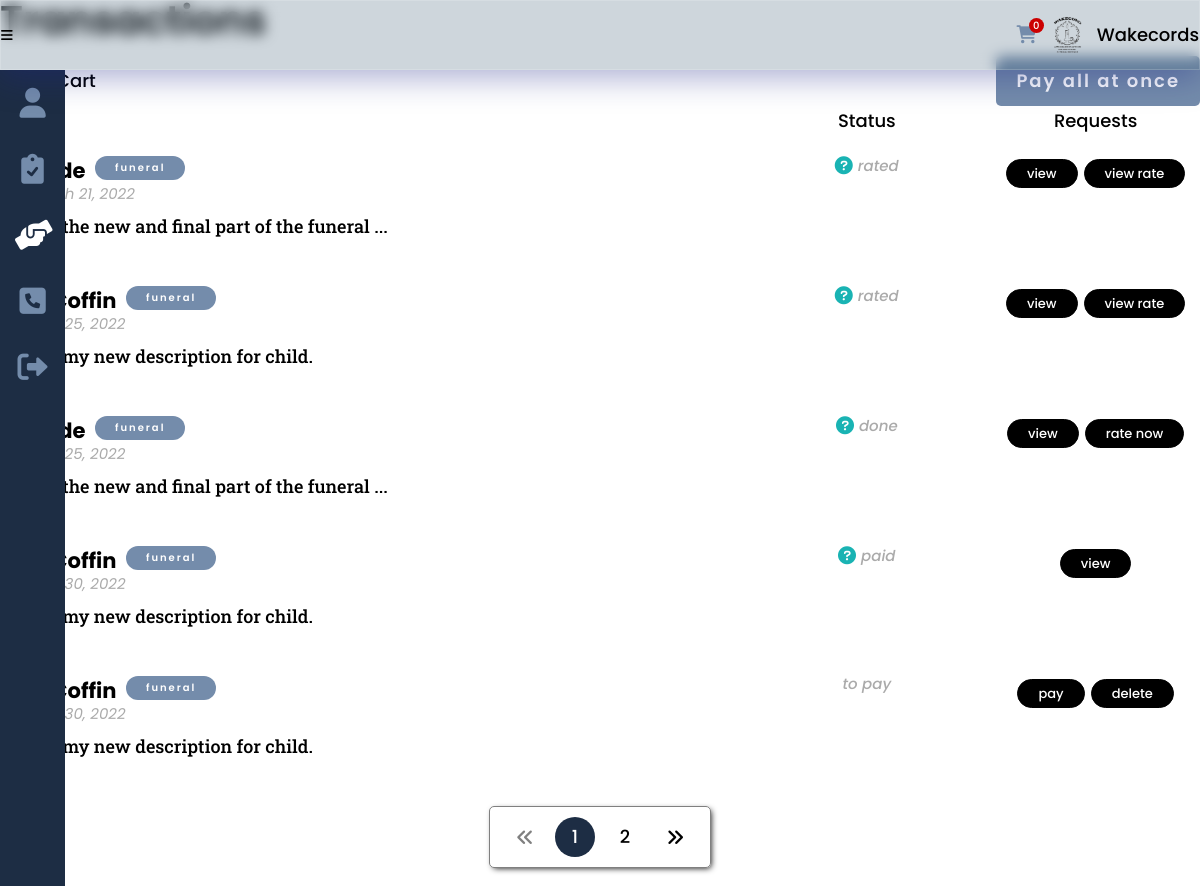
The app's page /purchase.php (signed in), older data.
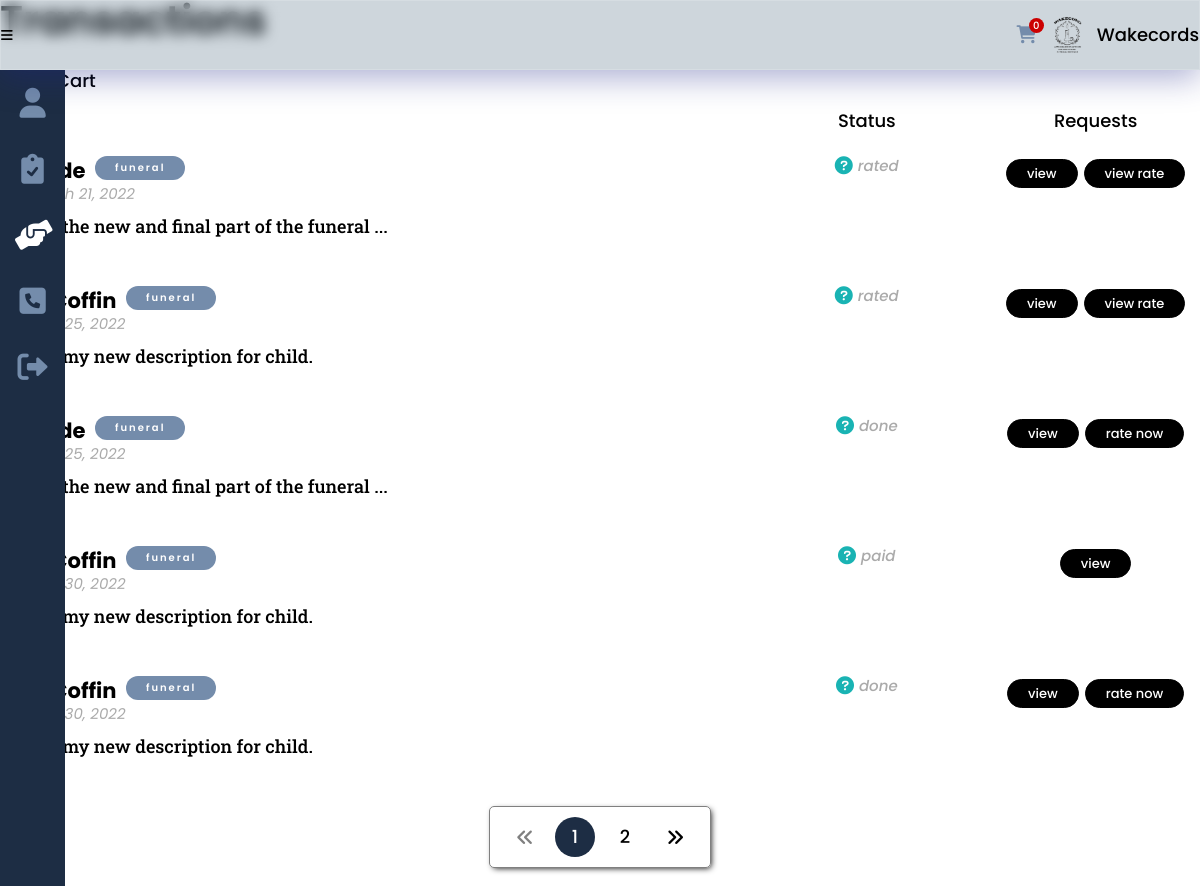
The same page, newer data.
### tables this page shows
CREATE TABLE `purchase` (
  `purchase_id` int(8) NOT NULL,
  `seeker_id` int(8) NOT NULL,
  `service_id` int(8) NOT NULL,
  `purchase_total` decimal(9,2) DEFAULT NULL,
  `purchase_qty` int(2) DEFAULT NULL,
  `purchase_size` varchar(25) DEFAULT NULL,
  `purchase_font` varchar(25) DEFAULT NULL,
  `purchase_date` date NOT NULL,
  `purchase_sched_time` varchar(50) DEFAULT NULL,
  `purchase_status` varchar(15) NOT NULL,
  `purchase_progress` int(2) NOT NULL
);

CREATE TABLE `funeral` (
  `service_id` int(8) NOT NULL,
  `funeral_name` varchar(50) NOT NULL,
  `funeral_type` varchar(20) NOT NULL,
  `funeral_size` varchar(100) DEFAULT NULL
);

CREATE TABLE `services` (
  `service_id` int(8) NOT NULL,
  `provider_id` int(8) NOT NULL,
  `service_type` varchar(20) NOT NULL,
  `service_desc` varchar(500) NOT NULL,
  `service_cost` decimal(9,2) DEFAULT NULL,
  `service_qty` int(2) DEFAULT NULL,
  `service_img` varchar(100) NOT NULL,
  `service_status` varchar(10) NOT NULL
);

### others/db.php (called while the page is built, shortened)
<?php
	class DB
	{
		static $hostname = "localhost";
		static $dbname = "wakecords";
		static $username  = "root";
		static $password = "";
		public static function query($sql, $params=array(), $transactType)
		{
			$rows = array();
			try
			{
				$db = new PDO("mysql:host=". self::$hostname ."; dbname=". self::$dbname,  self::$username,  self::$password);
				$db->setAttribute(PDO::ATTR_ERRMODE, PDO::ERRMODE_EXCEPTION);
				$cmd = $db->prepare($sql);
				$cmd->execute($params);
				if($transactType == "READ")
					$rows = $cmd->fetchAll();
				else
					$rows = $db->lastInsertId();
			}
			catch(PDOException $e)
			{
				echo $e->getMessage();
			}
			return $rows;
		}
	}

### others/functions.php (the view, shortened to what the changed rows need)
<?php
	require_once("others/db.php");
	function limit_text($text, $limit) {
		if (str_word_count($text, 0) > $limit) {
			$words = str_word_count($text, 2);
			$pos   = array_keys($words);
			$text  = substr($text, 0, $pos[$limit]) . '...';
		}
		return $text;
	}
	function purchase_list(){
		if(isset($_SESSION['seeker']))
			$list = read("purchase", ["seeker_id"], [$_SESSION['seeker']]);
		if(count($list)>0){
			echo "
			<div class='list'>
				<div></div>
				";
				echo "
				<div>Status</div>
				<div>Requests</div>
			</div>
			";
			$result = 5;
			$total_results = count($list);
			$page_numbers = ceil($total_results / $result);
			if(!isset($_GET['page'])) $current_page = 1;
			else $current_page = $_GET['page'];
			for($i=1; $i<=$page_numbers; $i++){
				if($current_page == $i){
					$per_page = $result * $current_page;
					$starting_point = $per_page - $result;
					for($j=$starting_point; $j<$per_page; $j++){
						if(!empty($list[$j])){
				$service_ = read("services", ["service_id"], [$list[$j]['service_id']]);
				$service_ = $service_[0];
				$differ_ = service_type($service_['service_type'], $service_['service_id']);
				$name = $differ_[1];
				echo "
				<div class='list'>
					<div>
						<h3>{$name} <mark class='btn status type'>".$service_['service_type']."</mark>
							<span>
								on: ".date("F j, Y", strtotime($list[$j]['purchase_date']))."
							</span>
						</h3>
						<p>".limit_text($service_['service_desc'], 10)."</p>
					</div>";
				echo "
					<div>
						<span style='display:flex;align-items:center;justify-content:center;gap:0 5px;'>";
						if($service_['service_type'] == "funeral" && $list[$j]['purchase_status'] != "to pay") {
							echo "<a style='color:var(--blue);font-size:18px;' href='' title='Covered by no cancellation policy.'><i class='fa-solid fa-circle-question'></i></a>";
						}
				echo $list[$j]['purchase_status'];
				echo "	</span>
					</div>
					<div>
				";
				if($list[$j]['purchase_status'] == "paid" || $list[$j]['purchase_status'] == "done" || $list[$j]['purchase_status'] == "rated" || $list[$j]['purchase_status'] == "scheduled") {
					echo "<a href='status.php?purchaseid=".$list[$j]['purchase_id']."' class='status'>view</a>";
				}
				if($list[$j]['purchase_status'] == "to pay"){
					if(isset($_SESSION['seeker'])){
						echo "<a href='payment.php?purchaseid=".$list[$j]['purchase_id']."' class='status' onclick='return confirm(\"Proceed to payment?\");'>pay</a>";
						echo "<a href='deleting.php?table=purchase&attr=purchase_id&data=".$list[$j]['purchase_id']."&url=purchase' class='status' onclick='return confirm(\"Confirm deletion?\");'>delete</a>";
					}
				}
				if($list[$j]['purchase_status'] == "done" || $list[$j]['purchase_status'] == "rated"){
					if(isset($_SESSION['seeker']) && $list[$j]['purchase_status'] == "done"){
						echo "<a href='funeral_tradition_this.php?service_id={$list[$j]['service_id']}&id={$service_['provider_id']}&p_id={$list[$j]['purchase_id']}&rate#ratings' class='status' onclick='return confirm(\"Are you sure you want to rate this purchase?\")'>rate now</a>";
					}
					if(isset($_SESSION['seeker']) && $list[$j]['purchase_status'] == "rated"){
						echo "<a href='funeral_tradition_this.php?service_id={$list[$j]['service_id']}&id={$service_['provider_id']}&rated#ratings' class='status'>view rate</a>";
					}
				}
				echo "
					</div>
				</div>
				";
						}
						else break;
					}
				}
				else continue;
			}
			echo "
			<div class='pagination'>
				<ul>";
			echo "
				</ul>
			</div>";
		}
		else messaging("error", "You have no transactions yet!");
	}
	function read($table, $attr=[], $data=[]){
		if(count($attr) == 1){
			return DB::query("SELECT * FROM ".$table." WHERE ".$attr[0]."=?", array($data[0]), "READ");
		}
	}
	function service_type($type, $service_id){
		$result = read($type, ["service_id"], [$service_id]);
		return $result[0];
	}

### purchase.php (shortened to what the changed rows need)
<?php
	include("others/functions.php");
	include("others/head.php");
?>
<body>
	<div class="container">
		<div class="banner">
			<section class="banner-con">
				<div class="wrapper">
					<div class="banner-div">
						<h2>Transactions</h2>
						<?php
						if(isset($_SESSION['seeker'])){
							$purchases = read('purchase', ["seeker_id"], [$_SESSION['seeker']]);
							$count_to_pay = 0;
							foreach($purchases as $purchase){
								if($purchase['purchase_status'] == "to pay") $count_to_pay++;
							}
							if($count_to_pay > 1)
								echo "<a class='btn btn-link-absolute' href='payment.php' onclick='return confirm(\"Are you sure you want to pay all purchases at once?\")'>Pay all at once</a>";
							include("others/tabs.php");
						}
						?>
						<div class="banner-ratings purchases-lists">
							<?php purchase_list(); ?>
						</div>
					</div>
				</div>
			</section>
		</div>
	</div>
</body>
</html>

Row changes from the older to the newer data that the page shows:
changed purchase (number 5 of 5 on the later page): purchase_status "to pay" → "done"
Text that changed along with them:
list line gone: "pay delete"
new list line: "view rate now"
text no longer shown: "Pay all at once"
